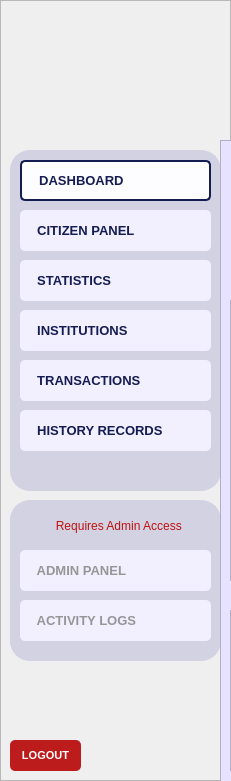
  <widget class="QFrame" name="baseNavFrame">
   <property name="geometry">
    <rect>
     <x>0</x>
     <y>40</y>
     <width>231</width>
     <height>781</height>
    </rect>
   </property>
   <property name="styleSheet">
    <string notr="true">#baseNavFrame {
	background-color: #e7e2ff;
}</string>
   </property>
   <property name="frameShape">
    <enum>QFrame::Shape::StyledPanel</enum>
   </property>
   <property name="frameShadow">
    <enum>QFrame::Shadow::Raised</enum>
   </property>
   <widget class="QFrame" name="baseNavFramesub1">
    <property name="geometry">
     <rect>
      <x>10</x>
      <y>150</y>
      <width>211</width>
      <height>341</height>
     </rect>
    </property>
    <property name="autoFillBackground">
     <bool>false</bool>
    </property>
    <property name="styleSheet">
     <string notr="true">#baseNavFramesub1{
	background-color: #d3d2e2;
	border-radius: 20px;
	border: 2px solid #d3d2e2;
	opacity: 0.1;
}</string>
    </property>
    <property name="frameShape">
     <enum>QFrame::Shape::StyledPanel</enum>
    </property>
    <property name="frameShadow">
     <enum>QFrame::Shadow::Raised</enum>
    </property>
    <widget class="QPushButton" name="nav_buttonDashboard">
     <property name="geometry">
      <rect>
       <x>10</x>
       <y>10</y>
       <width>191</width>
       <height>41</height>
      </rect>
     </property>
     <property name="font">
      <font>
       <family>Arial</family>
       <pointsize>10</pointsize>
       <bold>true</bold>
      </font>
     </property>
     <property name="cursor">
      <cursorShape>PointingHandCursor</cursorShape>
     </property>
     <property name="layoutDirection">
      <enum>Qt::LayoutDirection::LeftToRight</enum>
     </property>
     <property name="styleSheet">
      <string notr="true">#nav_buttonDashboard {
    background-color: #fdfdff;
    color: #141c52;
    border-radius: 5px;
	border: 2px solid #141c52; 
	text-align: left;
	padding: 10px;
}</string>
     </property>
     <property name="text">
      <string>  DASHBOARD</string>
     </property>
     <property name="icon">
      <iconset>
       <normaloff>../../Assets/Icons/icon_dashboard.svg</normaloff>../../Assets/Icons/icon_dashboard.svg</iconset>
     </property>
     <property name="iconSize">
      <size>
       <width>30</width>
       <height>30</height>
      </size>
     </property>
    </widget>
    <widget class="QPushButton" name="nav_buttonCitizenPanel">
     <property name="geometry">
      <rect>
       <x>10</x>
       <y>60</y>
       <width>191</width>
       <height>41</height>
      </rect>
     </property>
     <property name="font">
      <font>
       <family>Arial</family>
       <pointsize>10</pointsize>
       <bold>true</bold>
      </font>
     </property>
     <property name="cursor">
      <cursorShape>PointingHandCursor</cursorShape>
     </property>
     <property name="styleSheet">
      <string notr="true">#nav_buttonCitizenPanel {
    background-color: #f2efff;
    color: #141c52;
    border-radius: 5px;
	text-align: left;;
    padding: 10px; /* Optional: Adjusts spacing inside the button */
}
#nav_buttonCitizenPanel:hover {
    background-color: #fdfdff; /* Slightly lighter blue when hovered */
}
#nav_buttonCitizenPanel:pressed {
    background-color: #e7e5f4; /* Darker blue when clicked */
}</string>
     </property>
     <property name="text">
      <string>  CITIZEN PANEL</string>
     </property>
     <property name="icon">
      <iconset>
       <normaloff>../../Assets/Icons/icon_citizenprofiles.svg</normaloff>../../Assets/Icons/icon_citizenprofiles.svg</iconset>
     </property>
     <property name="iconSize">
      <size>
       <width>30</width>
       <height>30</height>
      </size>
     </property>
    </widget>
    <widget class="QPushButton" name="nav_buttonStatistics">
     <property name="geometry">
      <rect>
       <x>10</x>
       <y>110</y>
       <width>191</width>
       <height>41</height>
      </rect>
     </property>
     <property name="font">
      <font>
       <family>Arial</family>
       <pointsize>10</pointsize>
       <bold>true</bold>
      </font>
     </property>
     <property name="cursor">
      <cursorShape>PointingHandCursor</cursorShape>
     </property>
     <property name="styleSheet">
      <string notr="true">#nav_buttonStatistics {
    background-color: #f2efff;
    color: #141c52;
    border-radius: 5px;
	text-align: left;
    padding: 10px; /* Optional: Adjusts spacing inside the button */
}
#nav_buttonStatistics:hover {
    background-color: #fdfdff; /* Slightly lighter blue when hovered */
}
#nav_buttonStatistics:pressed {
    background-color: #e7e5f4; /* Darker blue when clicked */
}</string>
     </property>
     <property name="text">
      <string>  STATISTICS</string>
     </property>
     <property name="icon">
      <iconset>
       <normaloff>../../Assets/Icons/icon_statistics.svg</normaloff>../../Assets/Icons/icon_statistics.svg</iconset>
     </property>
     <property name="iconSize">
      <size>
       <width>30</width>
       <height>30</height>
      </size>
     </property>
    </widget>
    <widget class="QPushButton" name="nav_buttonTransactions">
     <property name="geometry">
      <rect>
       <x>10</x>
       <y>210</y>
       <width>191</width>
       <height>41</height>
      </rect>
     </property>
     <property name="font">
      <font>
       <family>Arial</family>
       <pointsize>10</pointsize>
       <bold>true</bold>
      </font>
     </property>
     <property name="cursor">
      <cursorShape>PointingHandCursor</cursorShape>
     </property>
     <property name="styleSheet">
      <string notr="true">#nav_buttonTransactions {
    background-color: #f2efff;
    color: #141c52;
    border-radius: 5px;
	text-align: left;
    padding: 10px; /* Optional: Adjusts spacing inside the button */
}
#nav_buttonTransactions:hover {
    background-color: #fdfdff; /* Slightly lighter blue when hovered */
}
#nav_buttonTransactions:pressed {
    background-color: #e7e5f4; /* Darker blue when clicked */
}</string>
     </property>
     <property name="text">
      <string>  TRANSACTIONS</string>
     </property>
     <property name="icon">
      <iconset>
       <normaloff>../../Assets/Icons/icon_transaction.svg</normaloff>../../Assets/Icons/icon_transaction.svg</iconset>
     </property>
     <property name="iconSize">
      <size>
       <width>30</width>
       <height>30</height>
      </size>
     </property>
    </widget>
    <widget class="QPushButton" name="nav_buttonInstitutions">
     <property name="geometry">
      <rect>
       <x>10</x>
       <y>160</y>
       <width>191</width>
       <height>41</height>
      </rect>
     </property>
     <property name="font">
      <font>
       <family>Arial</family>
       <pointsize>10</pointsize>
       <bold>true</bold>
      </font>
     </property>
     <property name="cursor">
      <cursorShape>PointingHandCursor</cursorShape>
     </property>
     <property name="styleSheet">
      <string notr="true">#nav_buttonInstitutions {
    background-color: #f2efff;
    color: #141c52;
    border-radius: 5px;
	text-align: left;
    padding: 10px; /* Optional: Adjusts spacing inside the button */
}
#nav_buttonInstitutions:hover {
    background-color: #fdfdff; /* Slightly lighter blue when hovered */
}
#nav_buttonInstitutions:pressed {
    background-color: #e7e5f4; /* Darker blue when clicked */
}</string>
     </property>
     <property name="text">
      <string>  INSTITUTIONS</string>
     </property>
     <property name="icon">
      <iconset>
       <normaloff>../../Assets/Icons/icon_institutions.svg</normaloff>../../Assets/Icons/icon_institutions.svg</iconset>
     </property>
     <property name="iconSize">
      <size>
       <width>30</width>
       <height>30</height>
      </size>
     </property>
    </widget>
    <widget class="QPushButton" name="nav_buttonHistoryRecords">
     <property name="geometry">
      <rect>
       <x>10</x>
       <y>260</y>
       <width>191</width>
       <height>41</height>
      </rect>
     </property>
     <property name="font">
      <font>
       <family>Arial</family>
       <pointsize>10</pointsize>
       <bold>true</bold>
      </font>
     </property>
     <property name="cursor">
      <cursorShape>PointingHandCursor</cursorShape>
     </property>
     <property name="styleSheet">
      <string notr="true">#nav_buttonHistoryRecords {
    background-color: #f2efff;
    color: #141c52;
    border-radius: 5px;
	text-align: left;
    padding: 10px; /* Optional: Adjusts spacing inside the button */
}
#nav_buttonHistoryRecords:hover {
    background-color: #fdfdff; /* Slightly lighter blue when hovered */
}
#nav_buttonHistoryRecords:pressed {
    background-color: #e7e5f4; /* Darker blue when clicked */
}</string>
     </property>
     <property name="text">
      <string>  HISTORY RECORDS</string>
     </property>
     <property name="icon">
      <iconset>
       <normaloff>../../Assets/Icons/icon_historyrecord.svg</normaloff>../../Assets/Icons/icon_historyrecord.svg</iconset>
     </property>
     <property name="iconSize">
      <size>
       <width>30</width>
       <height>30</height>
      </size>
     </property>
    </widget>
   </widget>
   <widget class="QFrame" name="baseNavFramesub2">
    <property name="geometry">
     <rect>
      <x>10</x>
      <y>500</y>
      <width>211</width>
      <height>161</height>
     </rect>
    </property>
    <property name="autoFillBackground">
     <bool>false</bool>
    </property>
    <property name="styleSheet">
     <string notr="true">#baseNavFramesub2{
	background-color: #d3d2e2;
	border-radius: 20px;
	border: 2px solid #d3d2e2;
	opacity: 0.1;
}</string>
    </property>
    <property name="frameShape">
     <enum>QFrame::Shape::StyledPanel</enum>
    </property>
    <property name="frameShadow">
     <enum>QFrame::Shadow::Raised</enum>
    </property>
    <widget class="QPushButton" name="nav_buttonAdminPanel">
     <property name="geometry">
      <rect>
       <x>10</x>
       <y>50</y>
       <width>191</width>
       <height>41</height>
      </rect>
     </property>
     <property name="font">
      <font>
       <family>Arial</family>
       <pointsize>10</pointsize>
       <bold>true</bold>
      </font>
     </property>
     <property name="cursor">
      <cursorShape>PointingHandCursor</cursorShape>
     </property>
     <property name="styleSheet">
      <string notr="true">#nav_buttonAdminPanel {
    background-color: #f2efff;
    color: #969696;
    border-radius: 5px;
	text-align: left;
    padding: 10px; /* Optional: Adjusts spacing inside the button */
}
/*#nav_buttonAdminOverview:hover {
    background-color: #fdfdff;
}
#nav_buttonAdminOverview:pressed {
    background-color: #e7e5f4; 
}*/</string>
     </property>
     <property name="text">
      <string>  ADMIN PANEL</string>
     </property>
     <property name="icon">
      <iconset>
       <normaloff>../../Assets/Icons/icon_adminoverview_off.svg</normaloff>../../Assets/Icons/icon_adminoverview_off.svg</iconset>
     </property>
     <property name="iconSize">
      <size>
       <width>30</width>
       <height>30</height>
      </size>
     </property>
    </widget>
    <widget class="QPushButton" name="nav_isLocked">
     <property name="geometry">
      <rect>
       <x>10</x>
       <y>10</y>
       <width>191</width>
       <height>31</height>
      </rect>
     </property>
     <property name="styleSheet">
      <string notr="true">#nav_isLocked{
	background-color: #d3d2e2;
	border-radius: 20px;
	border: 2px solid #d3d2e2;
	opacity: 0.1;
	color: #c01111;
}</string>
     </property>
     <property name="text">
      <string>  Requires Admin Access</string>
     </property>
     <property name="icon">
      <iconset>
       <normaloff>../../Assets/Icons/icon_isLocked.svg</normaloff>../../Assets/Icons/icon_isLocked.svg</iconset>
     </property>
     <property name="iconSize">
      <size>
       <width>20</width>
       <height>20</height>
      </size>
     </property>
    </widget>
    <widget class="QPushButton" name="nav_buttonActivityLogs">
     <property name="geometry">
      <rect>
       <x>10</x>
       <y>100</y>
       <width>191</width>
       <height>41</height>
      </rect>
     </property>
     <property name="font">
      <font>
       <family>Arial</family>
       <pointsize>10</pointsize>
       <bold>true</bold>
      </font>
     </property>
     <property name="cursor">
      <cursorShape>PointingHandCursor</cursorShape>
     </property>
     <property name="styleSheet">
      <string notr="true">#nav_buttonActivityLogs {
    background-color: #f2efff;
    color: #969696;
    border-radius: 5px;
	text-align: left;
    padding: 10px; /* Optional: Adjusts spacing inside the button */
}
/*#nav_buttonAdminOverview:hover {
    background-color: #fdfdff;
}
#nav_buttonAdminOverview:pressed {
    background-color: #e7e5f4; 
}*/</string>
     </property>
     <property name="text">
      <string>  ACTIVITY LOGS</string>
     </property>
     <property name="icon">
      <iconset>
       <normaloff>../../Assets/Icons/icon_activitylogs_off.svg</normaloff>../../Assets/Icons/icon_activitylogs_off.svg</iconset>
     </property>
     <property name="iconSize">
      <size>
       <width>30</width>
       <height>30</height>
      </size>
     </property>
    </widget>
   </widget>
   <widget class="QLabel" name="nav_imageLogo">
    <property name="geometry">
     <rect>
      <x>70</x>
      <y>30</y>
      <width>91</width>
      <height>91</height>
     </rect>
    </property>
    <property name="font">
     <font>
      <family>Arial</family>
      <pointsize>18</pointsize>
      <bold>true</bold>
     </font>
    </property>
    <property name="styleSheet">
     <string notr="true">#nav_imageLogo{	
	background-color: transparent;
	color: #ffffff;
}
</string>
    </property>
    <property name="text">
     <string/>
    </property>
    <property name="pixmap">
     <pixmap>../../Assets/Images/logo_brgyClear.png</pixmap>
    </property>
    <property name="scaledContents">
     <bool>true</bool>
    </property>
   </widget>
   <widget class="QPushButton" name="logout_buttonLogout">
    <property name="geometry">
     <rect>
      <x>10</x>
      <y>740</y>
      <width>71</width>
      <height>31</height>
     </rect>
    </property>
    <property name="font">
     <font>
      <family>Arial</family>
      <pointsize>8</pointsize>
      <bold>true</bold>
     </font>
    </property>
    <property name="cursor">
     <cursorShape>PointingHandCursor</cursorShape>
    </property>
    <property name="styleSheet">
     <string notr="true">#logout_buttonLogout {
    background-color: #bc1c1c;
    color: white;
    border-radius: 5px;
    padding: 10px; /* Optional: Adjusts spacing inside the button */
}
#logout_buttonLogout:hover {
    background-color: #d82020; /* Slightly lighter blue when hovered */
}
#logout_buttonLogout:pressed {
    background-color: #8c1515; /* Darker blue when clicked */
}</string>
    </property>
    <property name="text">
     <string>LOGOUT</string>
    </property>
   </widget>
   <widget class="QFrame" name="baseNavFrame_2">
    <property name="geometry">
     <rect>
      <x>220</x>
      <y>140</y>
      <width>231</width>
      <height>781</height>
     </rect>
    </property>
    <property name="styleSheet">
     <string notr="true">background-color: #e7e2ff;</string>
    </property>
    <property name="frameShape">
     <enum>QFrame::Shape::StyledPanel</enum>
    </property>
    <property name="frameShadow">
     <enum>QFrame::Shadow::Raised</enum>
    </property>
    <widget class="QFrame" name="baseNavFramesub1_2">
     <property name="geometry">
      <rect>
       <x>10</x>
       <y>160</y>
       <width>211</width>
       <height>281</height>
      </rect>
     </property>
     <property name="autoFillBackground">
      <bool>false</bool>
     </property>
     <property name="styleSheet">
      <string notr="true">#baseNavFramesub1{
	background-color: #d3d2e2;
	border-radius: 20px;
	border: 2px solid #d3d2e2;
	opacity: 0.1;
}</string>
     </property>
     <property name="frameShape">
      <enum>QFrame::Shape::StyledPanel</enum>
     </property>
     <property name="frameShadow">
      <enum>QFrame::Shadow::Raised</enum>
     </property>
    </widget>
    <widget class="QFrame" name="baseNavFramesub2_2">
     <property name="geometry">
      <rect>
       <x>10</x>
       <y>470</y>
       <width>211</width>
       <height>161</height>
      </rect>
     </property>
     <property name="autoFillBackground">
      <bool>false</bool>
     </property>
     <property name="styleSheet">
      <string notr="true">#baseNavFramesub2{
	background-color: #d3d2e2;
	border-radius: 20px;
	border: 2px solid #d3d2e2;
	opacity: 0.1;
}</string>
     </property>
     <property name="frameShape">
      <enum>QFrame::Shape::StyledPanel</enum>
     </property>
     <property name="frameShadow">
      <enum>QFrame::Shadow::Raised</enum>
     </property>
    </widget>
    <widget class="QLabel" name="login_imageLogo_2">
     <property name="geometry">
      <rect>
       <x>70</x>
       <y>30</y>
       <width>91</width>
       <height>91</height>
      </rect>
     </property>
     <property name="font">
      <font>
       <family>Arial</family>
       <pointsize>18</pointsize>
       <bold>true</bold>
      </font>
     </property>
     <property name="styleSheet">
      <string notr="true">#login_imageLogo{	
	background-color: transparent;
	color: #ffffff;
}
</string>
     </property>
     <property name="text">
      <string/>
     </property>
     <property name="pixmap">
      <pixmap>../Assets/logo_brgyClear.png</pixmap>
     </property>
     <property name="scaledContents">
      <bool>true</bool>
     </property>
    </widget>
    <widget class="QPushButton" name="logout_buttonLogout_2">
     <property name="geometry">
      <rect>
       <x>10</x>
       <y>740</y>
       <width>71</width>
       <height>31</height>
      </rect>
     </property>
     <property name="font">
      <font>
       <family>Arial</family>
       <pointsize>8</pointsize>
       <bold>true</bold>
      </font>
     </property>
     <property name="cursor">
      <cursorShape>PointingHandCursor</cursorShape>
     </property>
     <property name="styleSheet">
      <string notr="true">#logout_buttonLogout {
    background-color: #bc1c1c;
    color: white;
    border-radius: 5px;
    padding: 10px; /* Optional: Adjusts spacing inside the button */
}
#logout_buttonLogout:hover {
    background-color: #d82020; /* Slightly lighter blue when hovered */
}
#logout_buttonLogout:pressed {
    background-color: #8c1515; /* Darker blue when clicked */
}</string>
     </property>
     <property name="text">
      <string>LOGOUT</string>
     </property>
    </widget>
   </widget>
  </widget>
